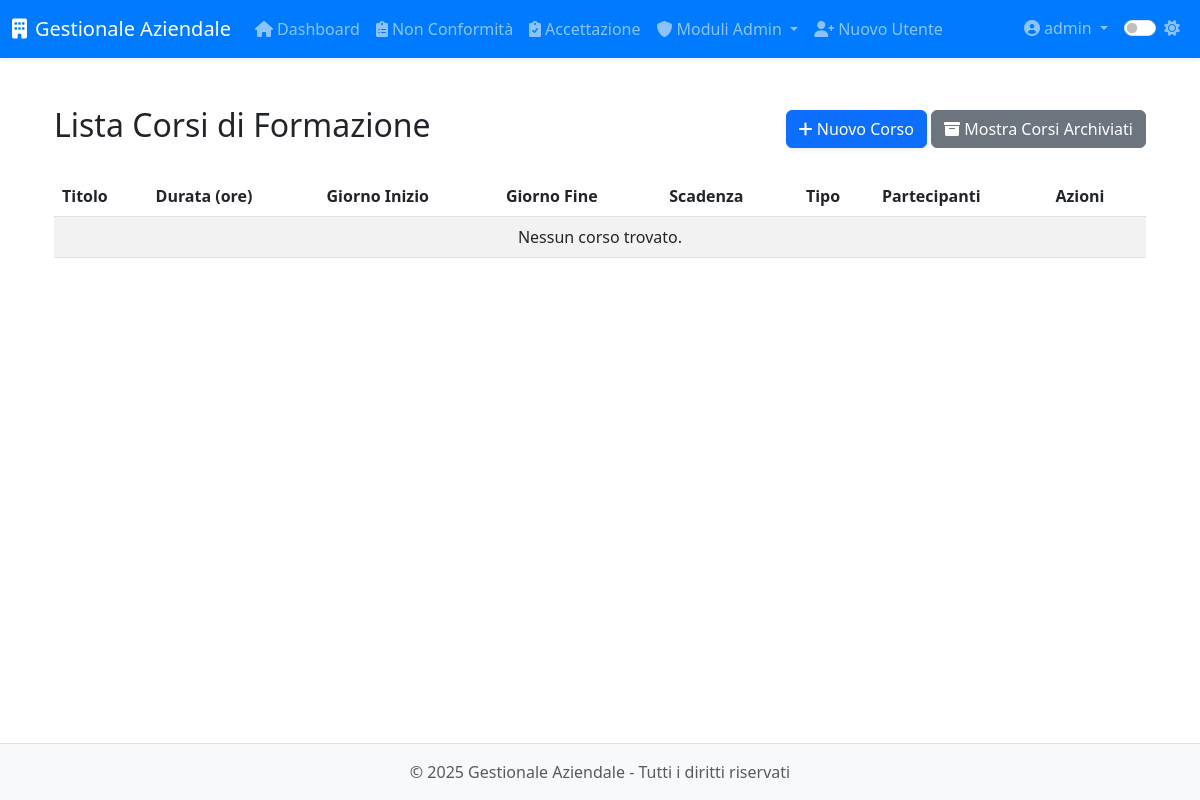
/modulo8/formazione/corsi (signed in), run on an earlier commit of the app's database.
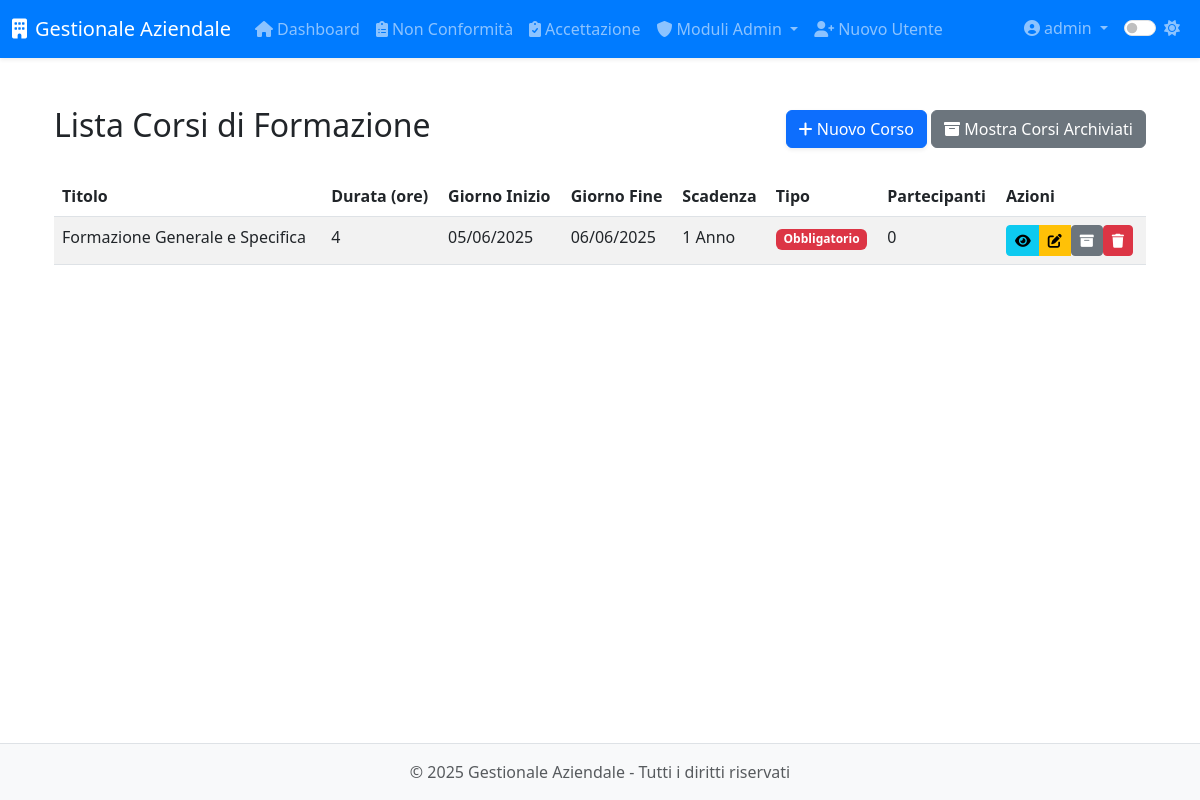
And on a later commit of the database.
### app/models.py (models this page shows)
class CorsoFormazione(db.Model):
    __tablename__ = 'corso_formazione'
    id = db.Column(db.Integer, primary_key=True)
    titolo = db.Column(db.String(100), nullable=False)
    descrizione = db.Column(db.Text)
    durata_ore = db.Column(db.Integer)
    giorno_inizio = db.Column(db.Date)
    giorno_fine = db.Column(db.Date, nullable=True)
    scadenza_relativa = db.Column(db.String(50), nullable=True) # es. "1 anno", "6 mesi"
    is_obbligatorio = db.Column(db.Boolean, default=False)
    archiviato = db.Column(db.Boolean, default=False)
    created_at = db.Column(db.DateTime, default=datetime.utcnow)
    created_by_id = db.Column(db.Integer, db.ForeignKey('users.id'), nullable=True)
    partecipazioni = db.relationship('PartecipazioneCorso', backref='corso', lazy=True)
    created_by = db.relationship('User')

### app/routes/modulo8.py (the view)
@modulo8.route('/formazione/corsi')
@login_required
@admin_required
def lista_corsi():
    show_archived = request.args.get('show_archived', 'false') == 'true'
    query = CorsoFormazione.query
    if not show_archived:
        query = query.filter_by(archiviato=False)
    corsi = query.order_by(CorsoFormazione.giorno_inizio.desc()).all()
    return render_template('modulo8/corsi/lista.html', corsi=corsi, show_archived=show_archived)

### app/models.py (called while the page is built)
@login_manager.user_loader
def load_user(id):
    return User.query.get(int(id))

    def is_admin(self):
        return self.role == 'admin'

### app/utils.py (called while the page is built)
def admin_required(f):
    @wraps(f)
    def decorated_function(*args, **kwargs):
        if not current_user.is_authenticated or not current_user.is_admin():
            abort(403)  # Accesso negato
        return f(*args, **kwargs)
    return decorated_function

### app/templates/modulo8/corsi/lista.html (shortened to what this page needs)
{% extends 'base.html' %}
{% block content %}
<div class="container mt-4">
    <div class="d-flex justify-content-between align-items-center mb-4">
        <h2>Lista Corsi di Formazione</h2>
        <div>
            <a href="{{ url_for('modulo8.nuovo_corso') }}" class="btn btn-primary">
                <i class="fas fa-plus"></i> Nuovo Corso
            </a>
            <a href="{{ url_for('modulo8.lista_corsi', show_archived='true' if not show_archived else 'false') }}" class="btn btn-secondary">
                {% if show_archived %}
                    <i class="fas fa-eye"></i> Mostra Corsi Attivi
                {% else %}
                    <i class="fas fa-archive"></i> Mostra Corsi Archiviati
                {% endif %}
            </a>
        </div>
    </div>
    <div class="table-responsive">
        <table class="table table-striped" id="corsiTable">
            <thead>
                <tr>
                    <th>Titolo</th>
                    <th>Durata (ore)</th>
                    <th>Giorno Inizio</th>
                    <th>Giorno Fine</th>
                    <th>Scadenza</th>
                    <th>Tipo</th>
                    <th>Partecipanti</th>
                    <th>Azioni</th>
                </tr>
            </thead>
            <tbody>
                {% for corso in corsi %}
                <tr {% if corso.archiviato %}class="table-secondary"{% endif %}>
                    <td>{{ corso.titolo }}</td>
                    <td>{{ corso.durata_ore }}</td>
                    <td>{{ corso.giorno_inizio.strftime('%d/%m/%Y') if corso.giorno_inizio else '-' }}</td>
                    <td>{{ corso.giorno_fine.strftime('%d/%m/%Y') if corso.giorno_fine else '-' }}</td>
                    <td>
                        {{ corso.scadenza_relativa if corso.scadenza_relativa else '-' }}
                    </td>
                    <td>
                        {% if corso.is_obbligatorio %}
                            <span class="badge bg-danger">Obbligatorio</span>
                        {% else %}
                            <span class="badge bg-info">Opzionale</span>
                        {% endif %}
                    </td>
                    <td>{{ corso.partecipazioni|length }}</td>
                    <td>
                        <div class="btn-group">
                            <a href="{{ url_for('modulo8.dettaglio_corso', id=corso.id) }}" class="btn btn-sm btn-info">
                                <i class="fas fa-eye"></i>
                            </a>
                            {% if not corso.archiviato %}
                                <a href="{{ url_for('modulo8.modifica_corso', id=corso.id) }}" class="btn btn-sm btn-warning">
                                    <i class="fas fa-edit"></i>
                                </a>
                                <form action="{{ url_for('modulo8.archivia_corso', id=corso.id) }}" method="POST" class="d-inline">
                                    <button type="submit" class="btn btn-sm btn-secondary" onclick="return confirm('Sei sicuro di voler archiviare questo corso?')">
                                        <i class="fas fa-archive"></i>
                                    </button>
                                </form>
                            {% endif %}
                            <form action="{{ url_for('modulo8.elimina_corso', id=corso.id) }}" method="POST" class="d-inline">
                                <button type="submit" class="btn btn-sm btn-danger" onclick="return confirm('Sei sicuro di voler eliminare questo corso? Questa azione non può essere annullata.')">
                                    <i class="fas fa-trash"></i>
                                </button>
                            </form>
                        </div>
                    </td>
                </tr>
                {% else %}
                <tr>
                    <td colspan="8" class="text-center">Nessun corso trovato.</td>
                </tr>
                {% endfor %}
            </tbody>
        </table>
    </div>
</div>
{% endblock %}

What changed in the data, as far as the page shows it:
added CorsoFormazione: titolo "Formazione Generale e Specifica", durata_ore "4", giorno_inizio "05/06/2025", giorno_fine "06/06/2025", scadenza_relativa "1 Anno", is_obbligatorio "Obbligatorio", partecipazioni|length "0"
Also different on the page:
text no longer shown: "Nessun corso trovato."
